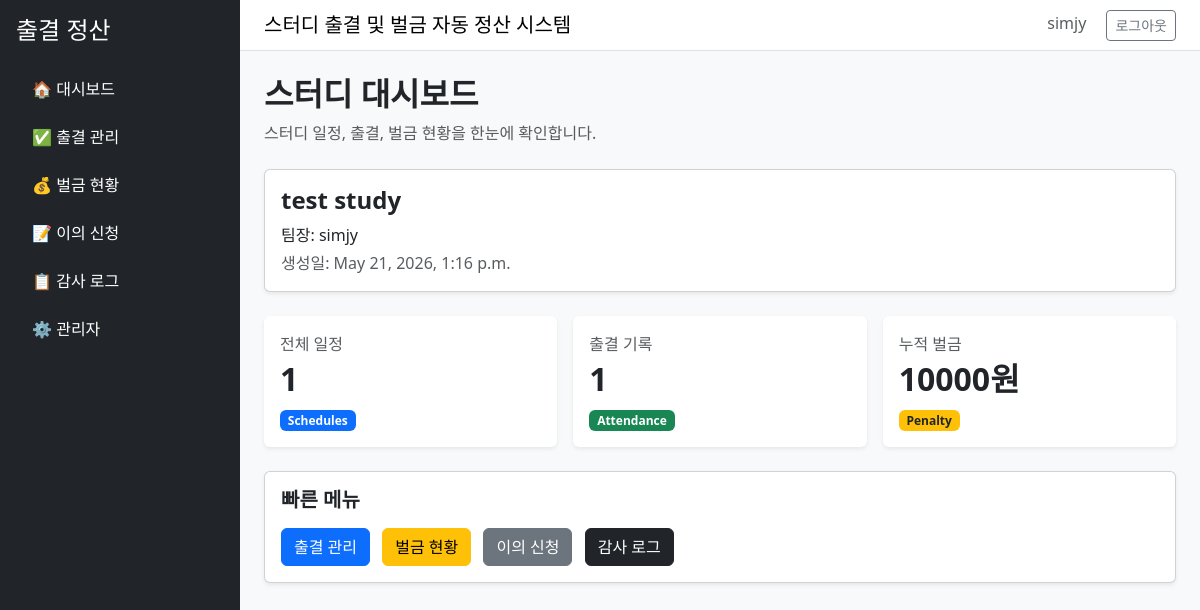
The app's page / (signed in) with its own data.
### studies/models.py (models this page shows, shortened)
class Study(models.Model):
    title = models.CharField(max_length=100)
    leader = models.ForeignKey(
        User,
        on_delete=models.CASCADE,
        related_name='led_studies'
    )
    created_at = models.DateTimeField(auto_now_add=True)
    is_active = models.BooleanField(default=True)

### studies/views.py (the view)
# urls.py: path('', StudyHomeView.as_view(), name='study_home'),
class StudyHomeView(LoginRequiredMixin, TemplateView):
    template_name = 'studies/study_detail.html'
    def get_context_data(self, **kwargs):
        context = super().get_context_data(**kwargs)
        study = Study.objects.first()
        context['study'] = study
        context['schedules_count'] = StudySchedule.objects.filter(
            study=study
        ).count()
        context['attendances_count'] = Attendance.objects.filter(
            schedule__study=study
        ).count()
        context['total_penalty'] = sum(
            PenaltySettlement.objects.filter(
                attendance__schedule__study=study
            ).values_list('amount', flat=True)
        )
        return context

### templates/studies/study_detail.html
{% extends 'base.html' %}
{% block content %}
<div class="d-flex justify-content-between align-items-center mb-4">
    <div>
        <h2 class="fw-bold">스터디 대시보드</h2>
        <p class="text-muted mb-0">스터디 일정, 출결, 벌금 현황을 한눈에 확인합니다.</p>
    </div>
</div>
<div class="card shadow-sm mb-4">
    <div class="card-body">
        <h4 class="fw-bold">{{ study.title }}</h4>
        <p class="mb-1">팀장: {{ study.leader.username }}</p>
        <p class="text-muted mb-0">생성일: {{ study.created_at }}</p>
    </div>
</div>
<div class="row g-3 mb-4">
    <div class="col-md-4">
        <div class="card shadow-sm border-0">
            <div class="card-body">
                <p class="text-muted mb-1">전체 일정</p>
                <h2 class="fw-bold">{{ schedules_count }}</h2>
                <span class="badge bg-primary">Schedules</span>
            </div>
        </div>
    </div>
    <div class="col-md-4">
        <div class="card shadow-sm border-0">
            <div class="card-body">
                <p class="text-muted mb-1">출결 기록</p>
                <h2 class="fw-bold">{{ attendances_count }}</h2>
                <span class="badge bg-success">Attendance</span>
            </div>
        </div>
    </div>
    <div class="col-md-4">
        <div class="card shadow-sm border-0">
            <div class="card-body">
                <p class="text-muted mb-1">누적 벌금</p>
                <h2 class="fw-bold">{{ total_penalty }}원</h2>
                <span class="badge bg-warning text-dark">Penalty</span>
            </div>
        </div>
    </div>
</div>
<div class="card shadow-sm">
    <div class="card-body">
        <h5 class="fw-bold mb-3">빠른 메뉴</h5>
        <a href="/attendance/" class="btn btn-primary me-2">출결 관리</a>
        <a href="/fines/" class="btn btn-warning me-2">벌금 현황</a>
        <a href="/appeals/" class="btn btn-secondary me-2">이의 신청</a>
        <a href="/logs/" class="btn btn-dark">감사 로그</a>
    </div>
</div>
{% endblock %}

### templates/base.html (shortened to what this page needs)
<!DOCTYPE html>
<html lang="ko">
<head>
    <link href="https://cdn.jsdelivr.net/npm/bootstrap@5.3.3/dist/css/bootstrap.min.css" rel="stylesheet">
</head>
<body class="bg-light">
<div class="d-flex">
    <aside class="bg-dark text-white p-3" style="width: 240px; min-height: 100vh;">
        <h4 class="mb-4">출결 정산</h4>
        <ul class="nav flex-column gap-2">
            <li>
                <a href="/" class="nav-link text-white">🏠 대시보드</a>
            </li>
            <li>
                <a href="/attendance/" class="nav-link text-white">✅ 출결 관리</a>
            </li>
            <li>
                <a href="/fines/" class="nav-link text-white">💰 벌금 현황</a>
            </li>
            <li>
                <a href="/appeals/" class="nav-link text-white">📝 이의 신청</a>
            </li>
            <li>
                <a href="/logs/" class="nav-link text-white">📋 감사 로그</a>
            </li>
            <li>
                <a href="/admin/" class="nav-link text-white">⚙️ 관리자</a>
            </li>
        </ul>
    </aside>
    <main class="flex-grow-1">
        <nav class="navbar bg-white border-bottom px-4">
            <span class="navbar-brand mb-0 h5">
                스터디 출결 및 벌금 자동 정산 시스템
            </span>
            <div>
                {% if request.user.is_authenticated %}
                    <span class="me-3 text-muted">
                        {{ request.user.username }}
                    </span>
                    <a href="/admin/logout/" class="btn btn-sm btn-outline-secondary">
                        로그아웃
                    </a>
                {% else %}
                    <a href="/admin/login/" class="btn btn-sm btn-primary">
                        로그인
                    </a>
                {% endif %}
            </div>
        </nav>
        <div class="container-fluid p-4">
            {% block content %}
            {% endblock %}
        </div>
    </main>
</div>
</body>
</html>

### records on screen
Study: title "test study", leader.username "simjy", created_at "May 21, 2026, 1:16 p.m."

### other values on screen
{{ request.user.username }} "simjy"
{{ schedules_count }} "1"
{{ attendances_count }} "1"
{{ total_penalty }} "10000"
